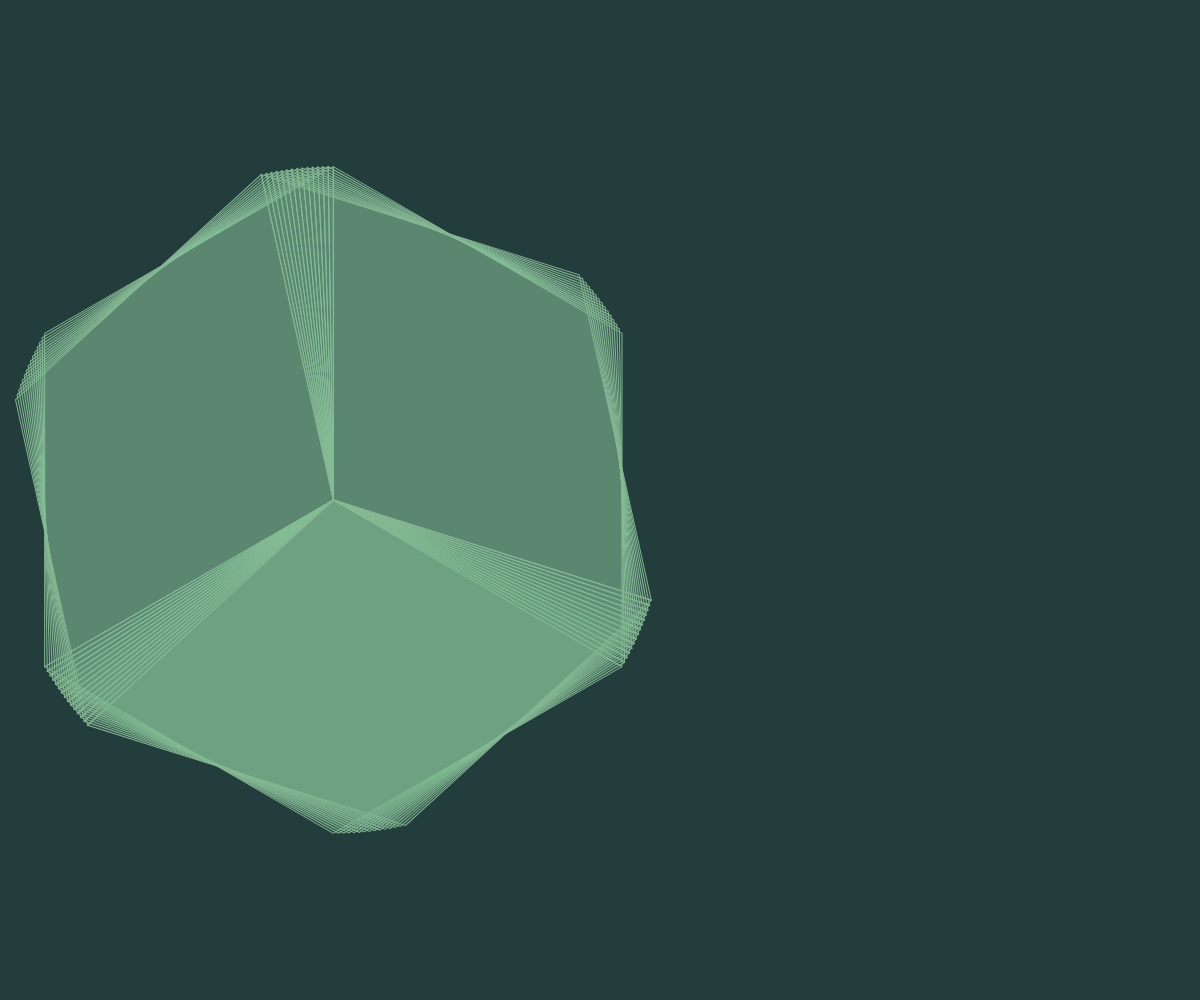
Frame 1 (no input)
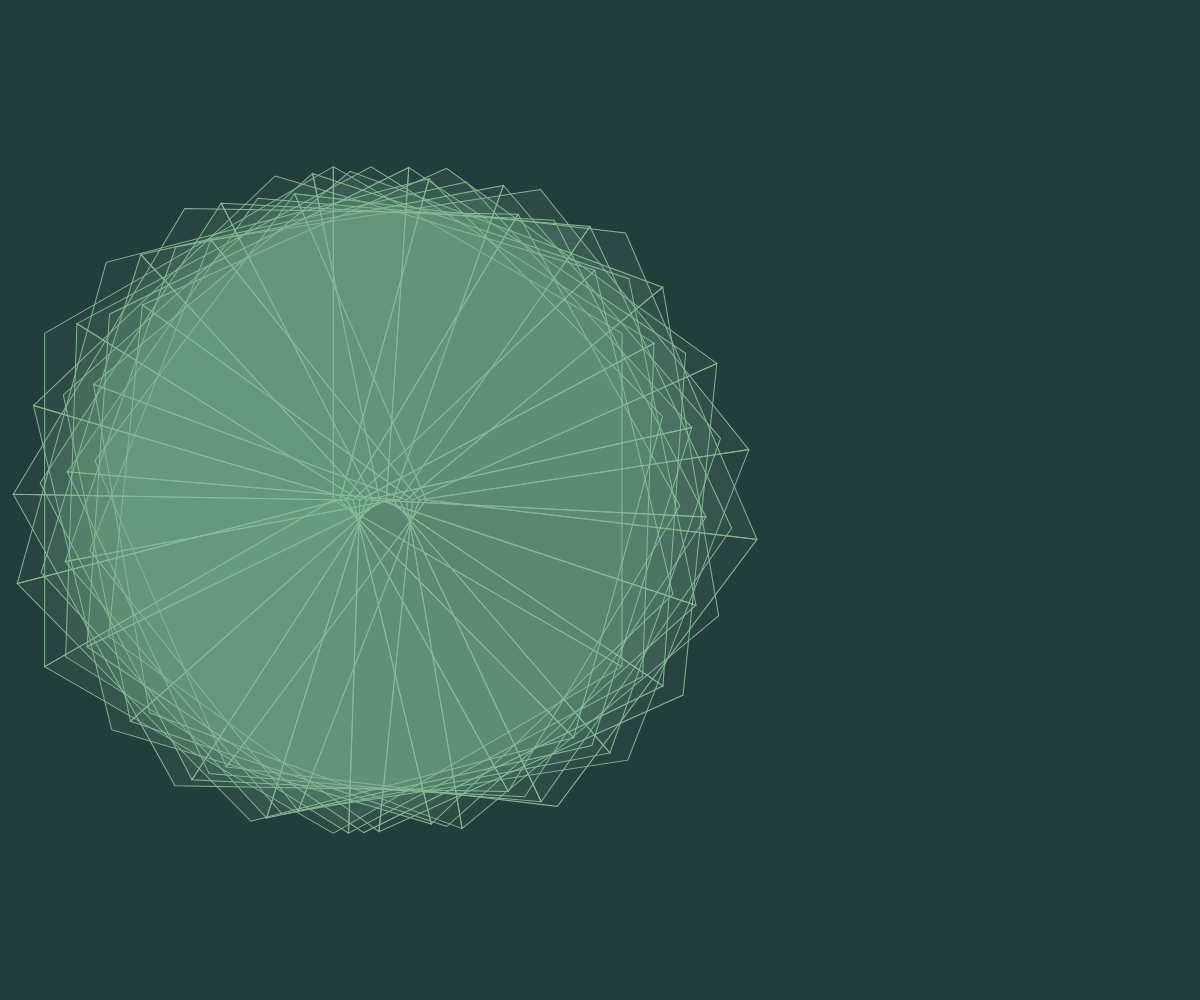
Frame 60 (no input)
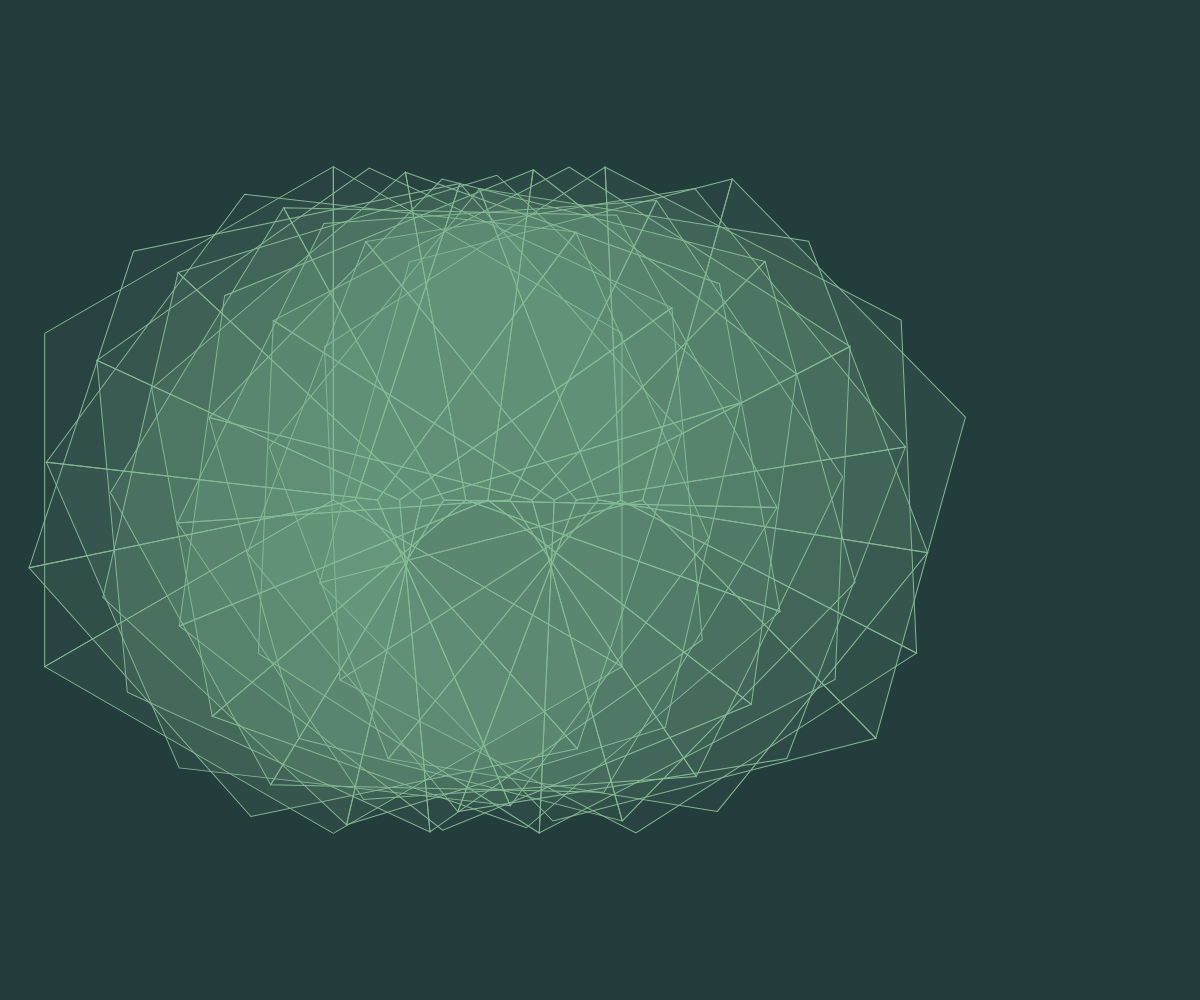
Frame 120 (the mouse pressed at the canvas centre since frame 60)

The p5.js sketch that drew these frames (run headless with seeded random() and noise() and a simulated clock; from frame 60 on, the mouse is pressed at the canvas centre):

// p5.js sketch
// ── sketch.js
let radius;
let counter = 0;
let a, b, c, d, e, f, g;
let coss, sinn;



function setup() {
  colorMode(RGB, 255, 255, 255, 1);
  background(39, 65, 66, 1);
  let cnv = createCanvas(windowWidth, windowHeight);
  radius = windowHeight/3;
  // put setup code here
  stroke(132,183,147,1); 
  strokeWeight(1);
  noFill();
  //fill(24, 202, 230, 1)
  angleMode(DEGREES)
  coss = cos(60) * radius;
  sinn = sin(60) * radius;
  a = createVector(0, 0);
  b = createVector(sinn, coss);
  c = createVector(0, radius);
  d = createVector(-sinn, coss);
  e = createVector(-sinn, -coss);
  f = createVector(0, -radius);
  g = createVector(sinn, -coss);
}


function draw() {
  background(35, 60, 60, 1);
  counter += 0.8;

  for (let i = 0; i < 15; i++) {
    push()
    translate(radius + map(cos(counter), 1,-1,0,1)*i*(windowWidth/30), windowHeight / 2 );
    rotate(log(counter)*i*4)
    //a.x += 5*sin(counter*0.1)
    //side A
    beginShape();
    fill(132,183,147, 0.1)
    vertex(a.x, a.y);
    vertex(b.x, b.y);
    vertex(c.x, c.y);
    vertex(d.x, d.y);
    endShape(CLOSE);
    //side B
    beginShape();
    fill(132,183,147, 0.05)
    vertex(d.x, d.y);
    vertex(e.x, e.y);
    vertex(f.x, f.y);
    vertex(a.x, a.y);
    endShape(CLOSE);

    //side C
    beginShape();
    fill(132,183,147, 0.05)
    vertex(a.x, a.y);
    vertex(f.x, f.y);
    vertex(g.x, g.y);
    vertex(b.x, b.y);
    endShape(CLOSE);

    // put drawing code here
    pop()
  }

}
